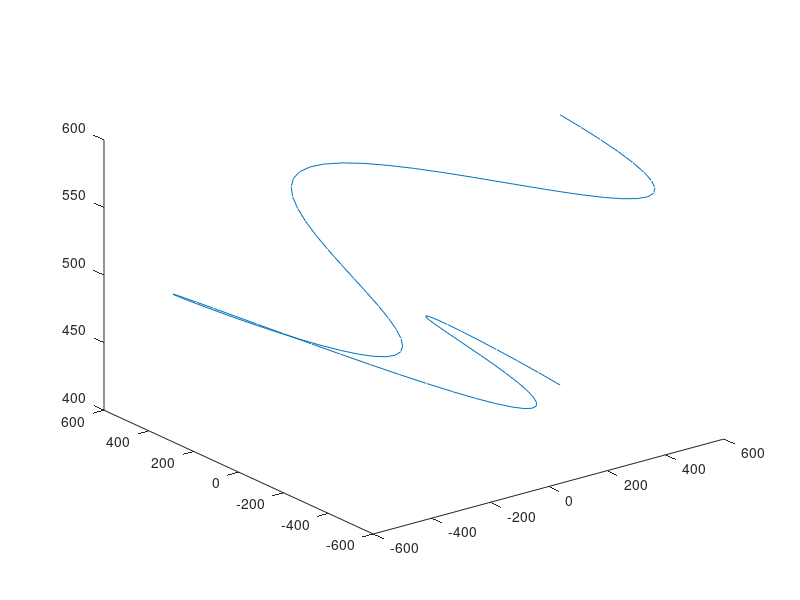

This figure's MATLAB source: (Note: this script raises an error after producing the figure.)
clear all;
t=linspace(0,2*pi,100);
x=500*sin(t+pi/2);
y=500*sin(3*t);
z=linspace(400,600,100);
figure
plot3(x,y,z)
%% 
% x=000;
% y=900;
% z=500;
l1=300;
a1=100;
a2=100;
l2=500;

a3=200;
d4=300;
l3=sqrt(a3^2+d4^2);
alfa=asin(200/l3);
%%
th1=atan2(y,x);
% r1=sqrt(x.^2+y.^2);
r1=sqrt((x).^2+(y).^2)-sqrt((100*cos(th1)).^2+(100*sin(th1)).^2);
r2=z-l1;
fi2=atan2(r2,r1);
r3=sqrt(r1.^2+r2.^2);
fi1=acos((r3.^2+l2^2-l3^2)./(2*l2.*r3));
th2=round((fi2-fi1),8);
fi3=acos((l2^2+l3^2-r3.^2)./(-2*l2*l3))-alfa;
th3=round((pi-fi3),8);
figure
plot(th1)
hold on
plot(th2)
plot(th3)